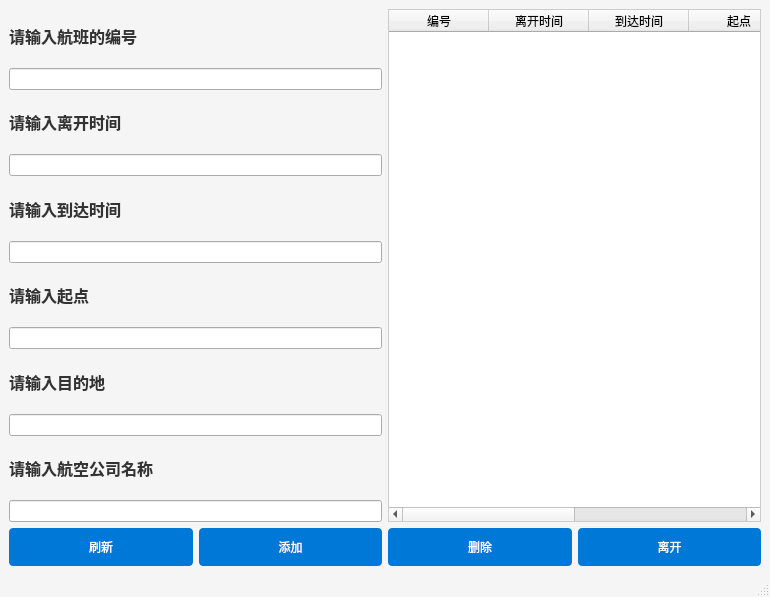
<?xml version="1.0" encoding="UTF-8"?>
<ui version="4.0">
 <class>admin_privileges</class>
 <widget class="QMainWindow" name="admin_privileges">
  <property name="geometry">
   <rect>
    <x>0</x>
    <y>0</y>
    <width>770</width>
    <height>597</height>
   </rect>
  </property>
  <property name="windowTitle">
   <string>MainWindow</string>
  </property>
  <property name="styleSheet">
   <string>
    QMainWindow {
        background-color: #F5F5F5;
        font-family: 'Segoe UI', sans-serif;
    }

    QPushButton {
        background-color: #0078D7;
        border: none;
        border-radius: 4px;
        color: white;
        padding: 10px;
        min-width: 150px;
    }

    QPushButton:hover {
        background-color: #005FAC;
    }

    QLabel {
        font-size: 16px;
        font-weight: bold;
        color: #333;
    }

    QTextEdit {
        border: 1px solid #ccc;
        font-size: 14px;
        color: #333;
        padding: 10px;
    }

    QTableWidget {
        border: 1px solid #ccc;
        font-size: 14px;
        color: #333;
    }

    QTableWidget::item {
        padding: 5px;
        border-bottom: 1px solid #ccc;
    }

    QTableWidget::horizontalHeader {
        background-color: #0078D7;
        color: white;
    }
   </string>
  </property>
  <widget class="QWidget" name="centralwidget">
   <layout class="QGridLayout" name="gridLayout">
    <item row="9" column="0">
     <widget class="QLineEdit" name="lineEdit_6"/>
    </item>
    <item row="12" column="0" colspan="2">
     <layout class="QHBoxLayout" name="horizontalLayout">
      <item>
       <widget class="QPushButton" name="pushButton_4">
        <property name="text">
         <string>刷新</string>
        </property>
       </widget>
      </item>
      <item>
       <widget class="QPushButton" name="pushButton">
        <property name="text">
         <string>添加</string>
        </property>
       </widget>
      </item>
      <item>
       <widget class="QPushButton" name="pushButton_2">
        <property name="text">
         <string>删除</string>
        </property>
       </widget>
      </item>
      <item>
       <widget class="QPushButton" name="pushButton_3">
        <property name="text">
         <string>离开</string>
        </property>
       </widget>
      </item>
     </layout>
    </item>
    <item row="0" column="0">
     <widget class="QLabel" name="label">
      <property name="text">
       <string>请输入航班的编号</string>
      </property>
     </widget>
    </item>
    <item row="2" column="0">
     <widget class="QLabel" name="label_2">
      <property name="text">
       <string>请输入离开时间</string>
      </property>
     </widget>
    </item>
    <item row="3" column="0">
     <widget class="QLineEdit" name="lineEdit"/>
    </item>
    <item row="6" column="0">
     <widget class="QLabel" name="label_4">
      <property name="text">
       <string>请输入起点</string>
      </property>
     </widget>
    </item>
    <item row="7" column="0">
     <widget class="QLineEdit" name="lineEdit_5"/>
    </item>
    <item row="11" column="0">
     <widget class="QLineEdit" name="lineEdit_2"/>
    </item>
    <item row="1" column="0">
     <widget class="QLineEdit" name="lineEdit_4"/>
    </item>
    <item row="4" column="0">
     <widget class="QLabel" name="label_3">
      <property name="text">
       <string>请输入到达时间</string>
      </property>
     </widget>
    </item>
    <item row="5" column="0">
     <widget class="QLineEdit" name="lineEdit_3"/>
    </item>
    <item row="10" column="0">
     <widget class="QLabel" name="label_6">
      <property name="text">
       <string>请输入航空公司名称</string>
      </property>
     </widget>
    </item>
    <item row="8" column="0">
     <widget class="QLabel" name="label_5">
      <property name="text">
       <string>请输入目的地</string>
      </property>
     </widget>
    </item>
    <item row="0" column="1" rowspan="12">
     <widget class="QTableWidget" name="searchreasult">
      <property name="sizePolicy">
       <sizepolicy hsizetype="Expanding" vsizetype="Preferred">
        <horstretch>0</horstretch>
        <verstretch>0</verstretch>
       </sizepolicy>
      </property>
      <column>
       <property name="text">
        <string>编号</string>
       </property>
      </column>
      <column>
       <property name="text">
        <string>离开时间</string>
       </property>
      </column>
      <column>
       <property name="text">
        <string>到达时间</string>
       </property>
      </column>
      <column>
       <property name="text">
        <string>起点</string>
       </property>
      </column>
      <column>
       <property name="text">
        <string>目的地</string>
       </property>
      </column>
      <column>
       <property name="text">
        <string>航司</string>
       </property>
      </column>
     </widget>
    </item>
   </layout>
  </widget>
  <widget class="QMenuBar" name="menubar">
   <property name="geometry">
    <rect>
     <x>0</x>
     <y>0</y>
     <width>770</width>
     <height>22</height>
    </rect>
   </property>
  </widget>
  <widget class="QStatusBar" name="statusbar"/>
 </widget>
 <resources/>
 <connections/>
</ui>
